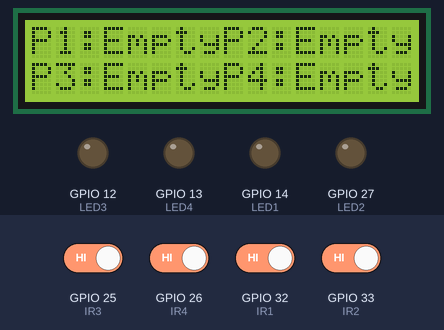
A sketch run on a simulated ESP32. Parts: 16×2 character LCD, output pins drawn as LEDs (lit = HIGH). Inputs (shaded band) come from the test bench; at power-on: GPIO 25 (IR3), GPIO 26 (IR4), GPIO 32 (IR1), GPIO 33 (IR2) HIGH. WiFi joins after 1.5 s; servers stay silent unless stated; what the sketch prints to the serial monitor is not drawn.

Above: at 2.5 s.
2.6 s: GPIO 25 (IR3) driven LOW
At 3.8 s:
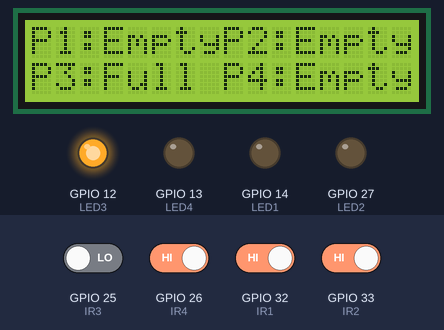
4.6 s: GPIO 26 (IR4) driven LOW
At 7.3 s:
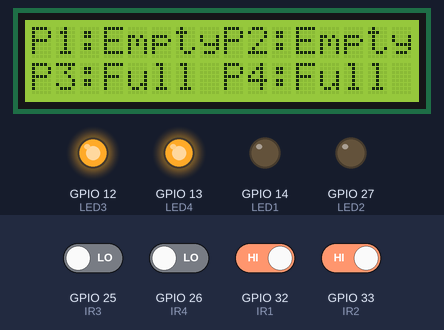
7.6 s: GPIO 32 (IR1) driven LOW
At 9.6 s:
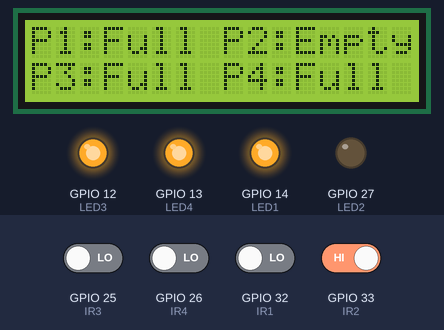
10.6 s: GPIO 33 (IR2) driven LOW
At 13.1 s:
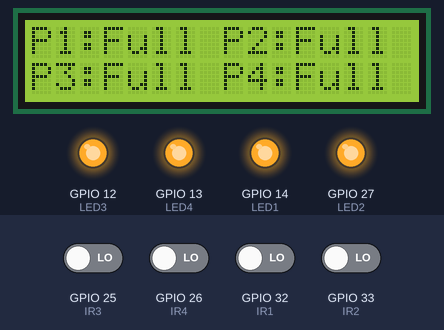
13.6 s: GPIO 25 (IR3) driven HIGH
At 16.3 s:
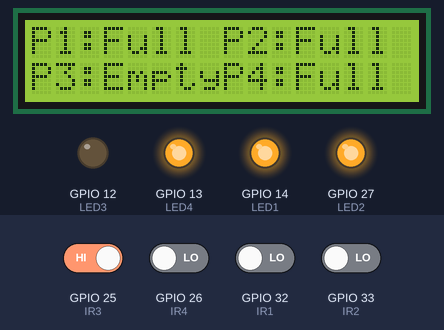
16.6 s: GPIO 26 (IR4) driven HIGH
At 18.9 s:
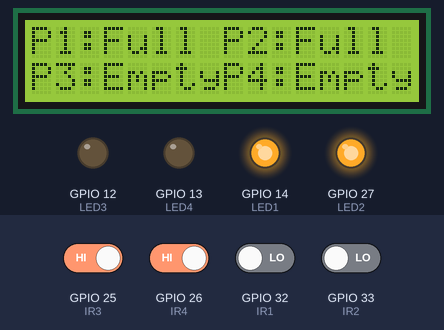
Timing chart, 0 to 20.4 s (numbered marks = the images above; inputs shaded):
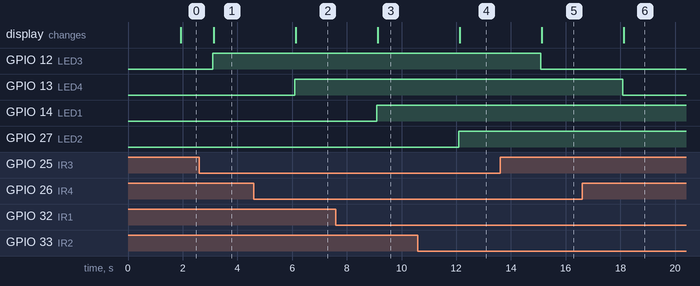

The sketch:

SmartCarParking.ino
```cpp
#define BLYNK_TEMPLATE_ID "TMPL3M8xZPrMr"
#define BLYNK_TEMPLATE_NAME "IoTT app"
#define BLYNK_AUTH_TOKEN "l-ColH3iKcKWoK0iSpxAN9iFrEmf4f4T"

#include <WiFi.h>
#include <WiFiClient.h>
#include <BlynkSimpleEsp32.h>
#include <LiquidCrystal_I2C.h>

char ssid[] = "YOUR_WIFI_NAME";
char pass[] = "YOUR_WIFI_PASSWORD";

// Virtual pins
#define SLOT1 V0
#define SLOT2 V1
#define SLOT3 V2
#define SLOT4 V3

// IR sensor pins
#define IR1 32
#define IR2 33
#define IR3 25
#define IR4 26

// LED pins
#define LED1 14
#define LED2 27
#define LED3 12
#define LED4 13

LiquidCrystal_I2C lcd(0x27, 16, 2);
BlynkTimer timer;

void checkSlots() {
  int s1 = digitalRead(IR1);
  int s2 = digitalRead(IR2);
  int s3 = digitalRead(IR3);
  int s4 = digitalRead(IR4);

  // Update LED & Blynk for each slot
  digitalWrite(LED1, s1 == LOW ? HIGH : LOW);
  digitalWrite(LED2, s2 == LOW ? HIGH : LOW);
  digitalWrite(LED3, s3 == LOW ? HIGH : LOW);
  digitalWrite(LED4, s4 == LOW ? HIGH : LOW);

  Blynk.virtualWrite(SLOT1, s1 == LOW ? 1 : 0);
  Blynk.virtualWrite(SLOT2, s2 == LOW ? 1 : 0);
  Blynk.virtualWrite(SLOT3, s3 == LOW ? 1 : 0);
  Blynk.virtualWrite(SLOT4, s4 == LOW ? 1 : 0);

  // Update LCD clearly
  lcd.clear();
  lcd.setCursor(0, 0);
  lcd.print("P1:");
  lcd.print(s1 == LOW ? "Full " : "Empty");
  lcd.setCursor(8, 0);
  lcd.print("P2:");
  lcd.print(s2 == LOW ? "Full" : "Empty");

  lcd.setCursor(0, 1);
  lcd.print("P3:");
  lcd.print(s3 == LOW ? "Full " : "Empty");
  lcd.setCursor(8, 1);
  lcd.print("P4:");
  lcd.print(s4 == LOW ? "Full" : "Empty");

  Serial.print("Slot1: "); Serial.print(s1 == LOW ? "Full" : "Empty");
  Serial.print(" | Slot2: "); Serial.print(s2 == LOW ? "Full" : "Empty");
  Serial.print(" | Slot3: "); Serial.print(s3 == LOW ? "Full" : "Empty");
  Serial.print(" | Slot4: "); Serial.println(s4 == LOW ? "Full" : "Empty");
}

void setup() {
  Serial.begin(115200);
  Serial.println("Smart Parking System Starting...");

  pinMode(IR1, INPUT);
  pinMode(IR2, INPUT);
  pinMode(IR3, INPUT);
  pinMode(IR4, INPUT);

  pinMode(LED1, OUTPUT);
  pinMode(LED2, OUTPUT);
  pinMode(LED3, OUTPUT);
  pinMode(LED4, OUTPUT);

  lcd.init();
  lcd.backlight();
  lcd.setCursor(0, 0);
  lcd.print("Smart Parking");
  lcd.setCursor(0, 1);
  lcd.print("Connecting WiFi...");

  WiFi.begin(ssid, pass);
  Blynk.config(BLYNK_AUTH_TOKEN);

  timer.setInterval(1500L, checkSlots);
}

void loop() {
  Blynk.run();
  timer.run();
}
```

Measured:
- after the input at 2.6 s, GPIO 12 (LED3): LOW → HIGH after 0.50 s; the display: changes after 0.53 s (image 1)
- after the input at 4.6 s, GPIO 13 (LED4): LOW → HIGH after 1.5 s; the display: changes after 1.5 s (image 2)
- after the input at 7.6 s, GPIO 14 (LED1): LOW → HIGH after 1.5 s; the display: changes after 1.5 s (image 3)
- after the input at 10.6 s, GPIO 27 (LED2): LOW → HIGH after 1.5 s; the display: changes after 1.5 s (image 4)
- after the input at 13.6 s, GPIO 12 (LED3): HIGH → LOW after 1.5 s; the display: changes after 1.5 s (image 5)
- after the input at 16.6 s, GPIO 13 (LED4): HIGH → LOW after 1.5 s; the display: changes after 1.5 s (image 6)
